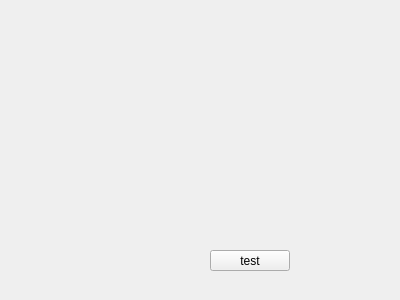
<?xml version="1.0" encoding="UTF-8"?>
<ui version="4.0">
 <class>math_functions</class>
 <widget class="QWidget" name="math_functions">
  <property name="geometry">
   <rect>
    <x>0</x>
    <y>0</y>
    <width>400</width>
    <height>300</height>
   </rect>
  </property>
  <property name="windowTitle">
   <string>Form</string>
  </property>
  <widget class="QPushButton" name="pushButton">
   <property name="geometry">
    <rect>
     <x>210</x>
     <y>250</y>
     <width>80</width>
     <height>21</height>
    </rect>
   </property>
   <property name="text">
    <string>test</string>
   </property>
  </widget>
 </widget>
 <resources/>
 <connections/>
</ui>
